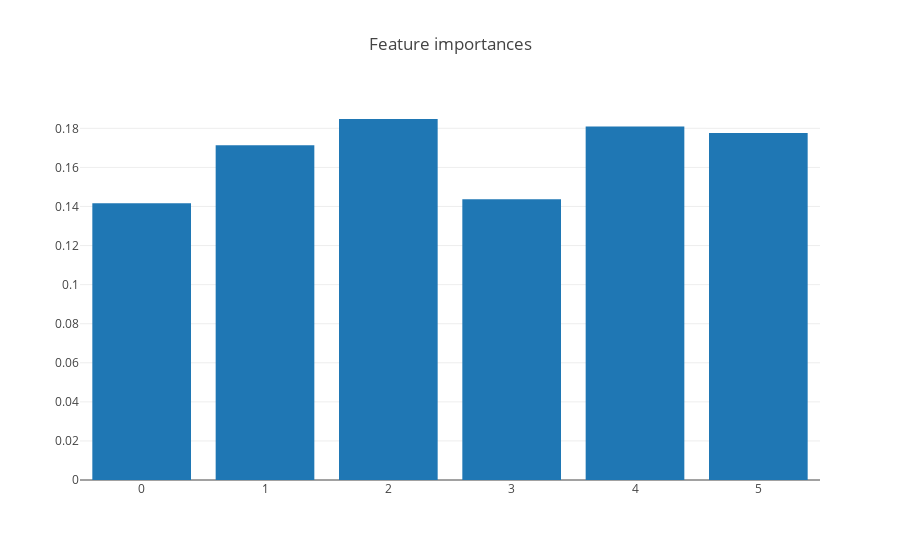

This figure's notebook cell:
### Code cell
trace1 = go.Bar(y = model_gbm.feature_importances_,
               name = "Feaure importance")
data= [trace1]
layout = go.Layout(title = "Feature importances")
fig = go.Figure(data= data, layout = layout)
py.iplot(fig)

### Figure 1 — Plotly figure (JSON) as saved in the notebook; plotly's stock layout.template omitted (floating-point values rounded to 4 significant figures)
{"data": [{"name": "Feaure importance", "type": "bar", "uid": "3d978bdb-b27c-4f07-a695-1aedd5e93477", "y": [0.1417, 0.1714, 0.1848, 0.1437, 0.1809, 0.1776]}], "layout": {"title": {"text": "Feature importances"}}}
